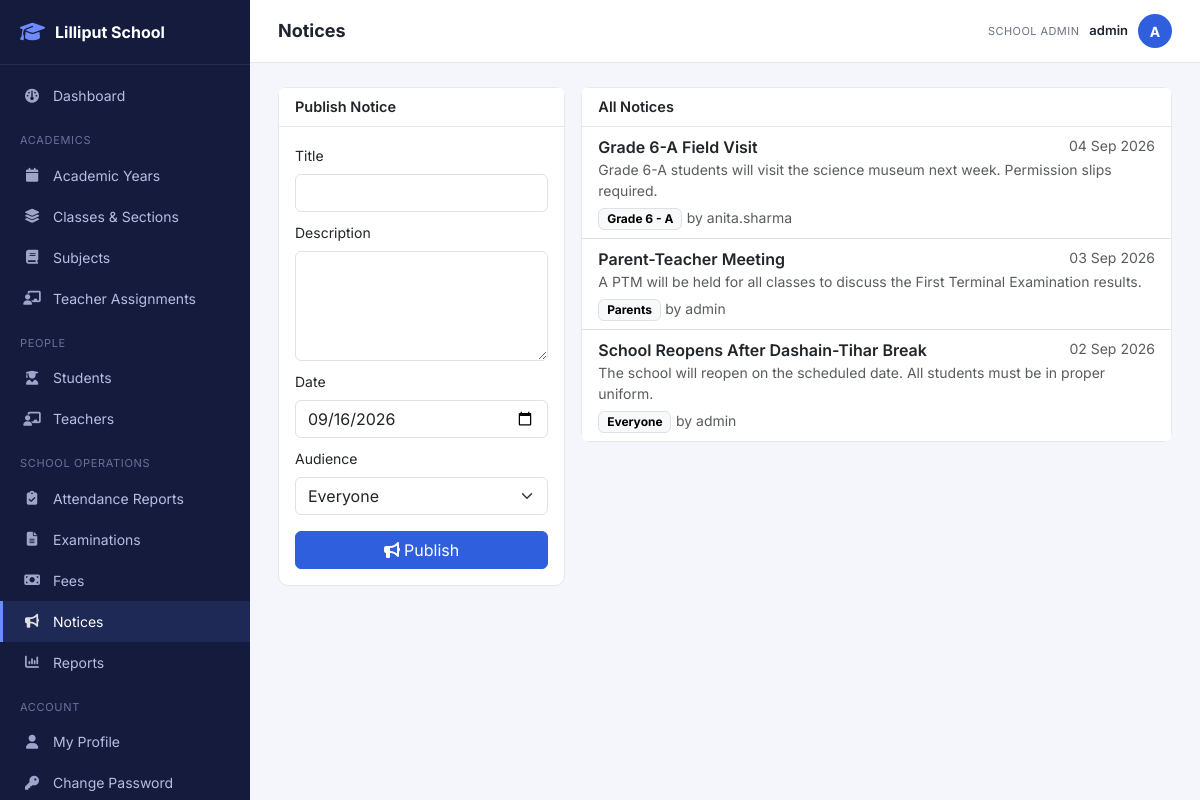
Page /admin/notices.php (signed in) on the committed database.
### tables this page shows
CREATE TABLE notices (
    id INT AUTO_INCREMENT PRIMARY KEY,
    title VARCHAR(150) NOT NULL,
    description TEXT NULL,
    notice_date DATE NOT NULL,
    audience ENUM('everyone','teachers','students','parents','class') NOT NULL DEFAULT 'everyone',
    class_section_id INT NULL,
    attachment VARCHAR(255) NULL,
    created_by INT NOT NULL,
    created_at DATETIME NOT NULL DEFAULT CURRENT_TIMESTAMP,
    FOREIGN KEY (class_section_id) REFERENCES class_sections(id) ON DELETE SET NULL,
    FOREIGN KEY (created_by) REFERENCES users(id)
);

CREATE TABLE classes (
    id INT AUTO_INCREMENT PRIMARY KEY,
    name VARCHAR(30) NOT NULL UNIQUE,
    sort_order INT NOT NULL DEFAULT 0
);

CREATE TABLE sections (
    id INT AUTO_INCREMENT PRIMARY KEY,
    name VARCHAR(10) NOT NULL UNIQUE
);

CREATE TABLE users (
    id INT AUTO_INCREMENT PRIMARY KEY,
    username VARCHAR(50) NOT NULL UNIQUE,
    email VARCHAR(120) NULL UNIQUE,
    password_hash VARCHAR(255) NOT NULL,
    role ENUM('super_admin','admin','principal','teacher','student','parent','accountant') NOT NULL,
    status ENUM('active','inactive') NOT NULL DEFAULT 'active',
    must_change_password TINYINT(1) NOT NULL DEFAULT 0,
    last_login_at DATETIME NULL,
    created_at DATETIME NOT NULL DEFAULT CURRENT_TIMESTAMP,
    updated_at DATETIME NOT NULL DEFAULT CURRENT_TIMESTAMP ON UPDATE CURRENT_TIMESTAMP,
    INDEX idx_users_role (role)
);

### core/helpers.php (called while the page is built, shortened)
<?php
function e(?string $value): string
{
    return htmlspecialchars((string)($value ?? ''), ENT_QUOTES, 'UTF-8');
}
function format_date(?string $date, string $fmt = 'd M Y'): string
{
    $d = DateTime::createFromFormat('Y-m-d', substr($date, 0, 10));
    return $d ? $d->format($fmt) : $date;
}

### admin/notices.php (the view, shortened to what this page needs)
<?php
$db = Database::connection();
$notices = $db->query("
    SELECT n.*, u.username AS created_by_name, c.name AS class_name, sec.name AS section_name
    FROM notices n
    JOIN users u ON u.id = n.created_by
    LEFT JOIN class_sections cs ON cs.id = n.class_section_id
    LEFT JOIN classes c ON c.id = cs.class_id
    LEFT JOIN sections sec ON sec.id = cs.section_id
    ORDER BY n.notice_date DESC, n.id DESC
")->fetchAll();
include __DIR__ . '/../includes/layout_start.php';
?>
<div class="row g-3">
    <div class="col-lg-4">
        <div class="card">
            <div class="card-header">Publish Notice</div>
            <div class="card-body">
                <form method="post">
                    <div class="mb-2"><label class="form-label small">Title</label><input class="form-control" name="title" required></div>
                    <div class="mb-2"><label class="form-label small">Description</label><textarea class="form-control" name="description" rows="4" required></textarea></div>
                    <div class="mb-2"><label class="form-label small">Date</label><input class="form-control" type="date" name="notice_date" value="<?= date('Y-m-d') ?>" required></div>
                    <div class="mb-3">
                        <label class="form-label small">Audience</label>
                        <select class="form-select" name="audience" id="audienceSelect" required onchange="document.getElementById('classPicker').style.display = this.value==='class' ? 'block':'none'">
                            <option value="everyone">Everyone</option>
                        </select>
                    </div>
                    <button class="btn btn-primary w-100"><i class="fa-solid fa-bullhorn me-1"></i>Publish</button>
                </form>
            </div>
        </div>
    </div>
    <div class="col-lg-8">
        <div class="card">
            <div class="card-header">All Notices</div>
            <ul class="list-group list-group-flush">
                <?php foreach ($notices as $n): ?>
                    <li class="list-group-item">
                        <div class="d-flex justify-content-between">
                            <div class="fw-semibold"><?= e($n['title']) ?></div>
                            <small class="text-muted"><?= format_date($n['notice_date']) ?></small>
                        </div>
                        <div class="text-muted small mb-1"><?= e($n['description']) ?></div>
                        <span class="badge text-bg-light border">
                            <?= $n['audience'] === 'class' ? e($n['class_name'].' - '.$n['section_name']) : e(ucfirst($n['audience'])) ?>
                        </span>
                        <span class="small text-muted">by <?= e($n['created_by_name']) ?></span>
                    </li>
                <?php endforeach; ?>
            </ul>
        </div>
    </div>
</div>
<?php include __DIR__ . '/../includes/layout_end.php'; ?>

### assets/css/style.css (style rules this page uses)
:root { --sidebar-width: 250px; --brand-color: #2f5fdc; --brand-color-dark: #1e3fa0; --bg-soft: #f4f6fb; --text-muted: #6b7280; --border-color: #e5e7eb; --radius: 10px; }
* { box-sizing: border-box; }
body { font-family: 'Inter', -apple-system, BlinkMacSystemFont, sans-serif; background: var(--bg-soft); color: #1f2430; margin: 0; }
.card { border: 1px solid var(--border-color); border-radius: var(--radius); }
.card-header { background: #fff; border-bottom: 1px solid var(--border-color); font-weight: 600; font-size: 14.5px; }
.btn-primary { background: var(--brand-color); border-color: var(--brand-color); }

### rows in the picture
notices: title "Grade 6-A Field Visit", notice_date "04 Sep 2026", description "Grade 6-A students will visit the science museum next week. Permission slips required.", classes.name "Grade 6 - A", created_by.username "anita.sharma"
notices: title "Parent-Teacher Meeting", notice_date "03 Sep 2026", description "A PTM will be held for all classes to discuss the First Terminal Examination results.", audience "Parents", created_by.username "admin"
notices: title "School Reopens After Dashain-Tihar Break", notice_date "02 Sep 2026", description "The school will reopen on the scheduled date. All students must be in proper uniform.", audience "Everyone", created_by.username "admin"

### other values in the picture
$label "Dashboard Academic Years Classes & Sections Subjects Teacher Assignments Students Teachers Attendance Reports Examinations Fees Notices Reports My Profile Change Password"
$pageTitle "Notices"
role_label(Auth::role()) "SCHOOL ADMIN"
Auth::username() "admin"
substr(Auth::username(), 0, 1) "A"
